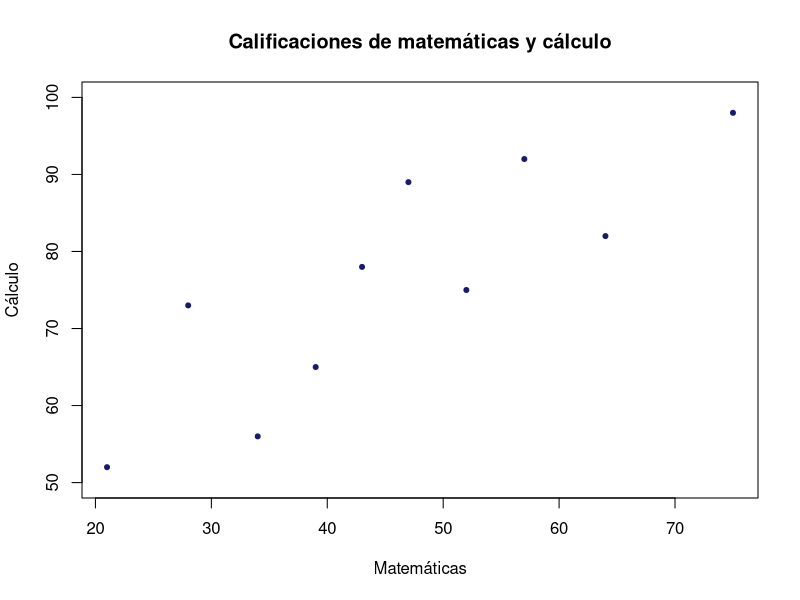
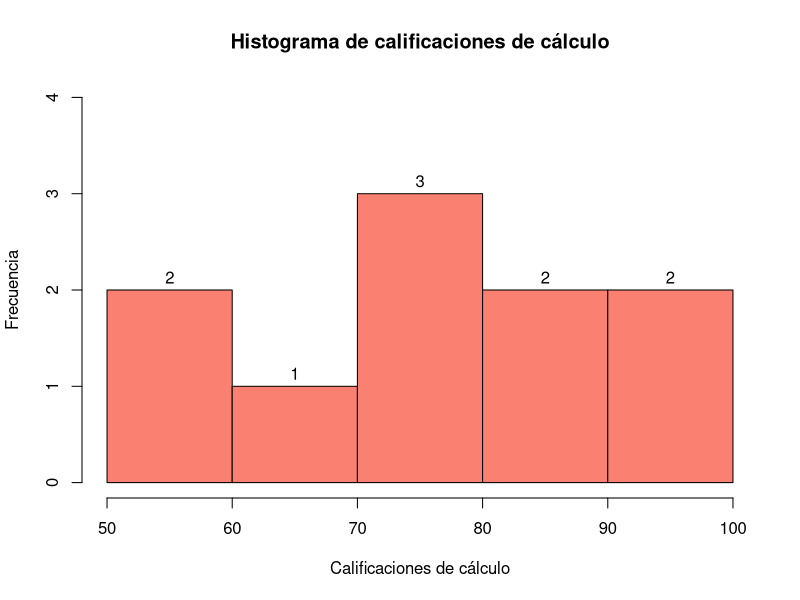
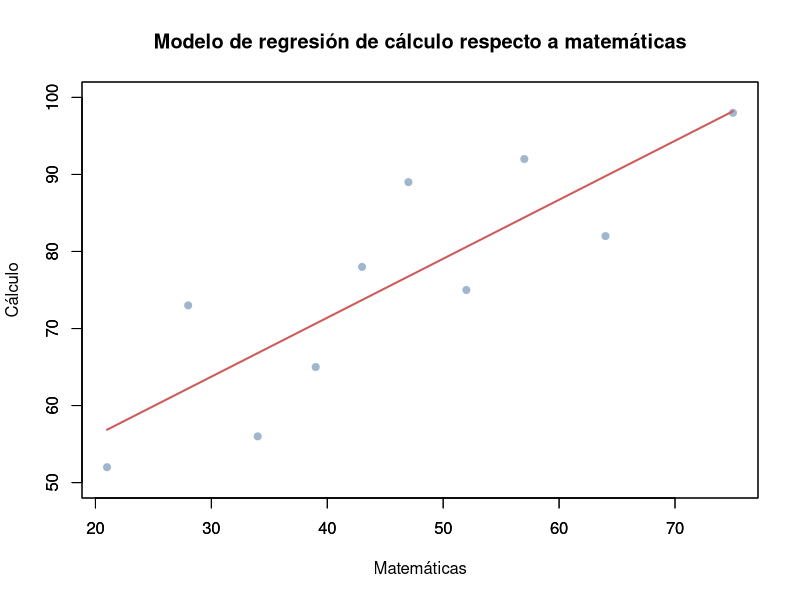
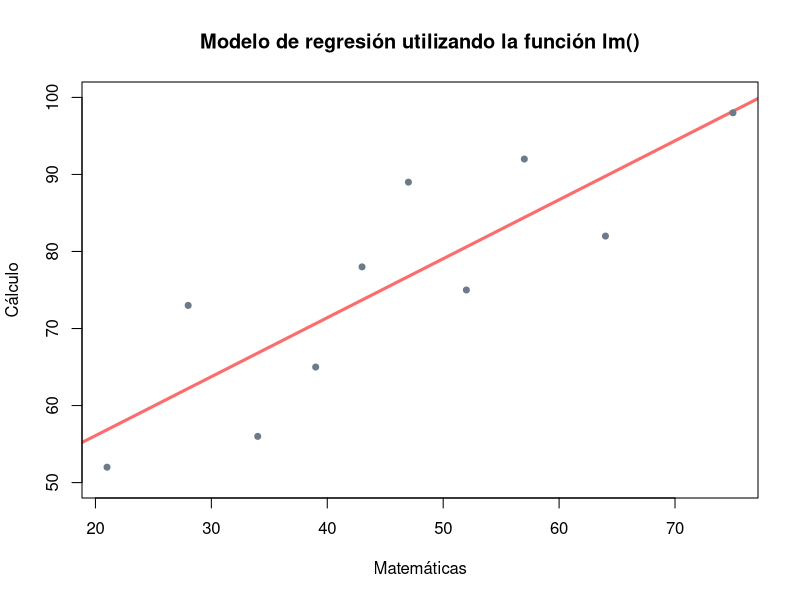
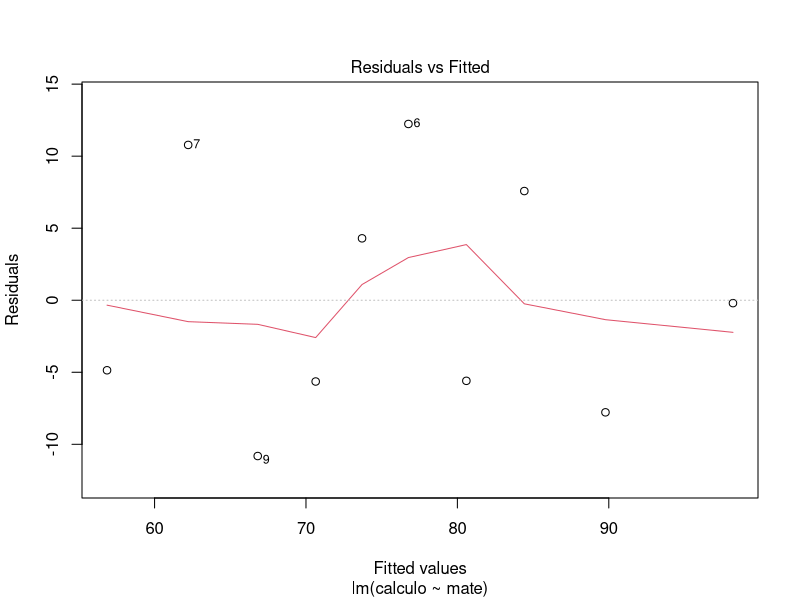
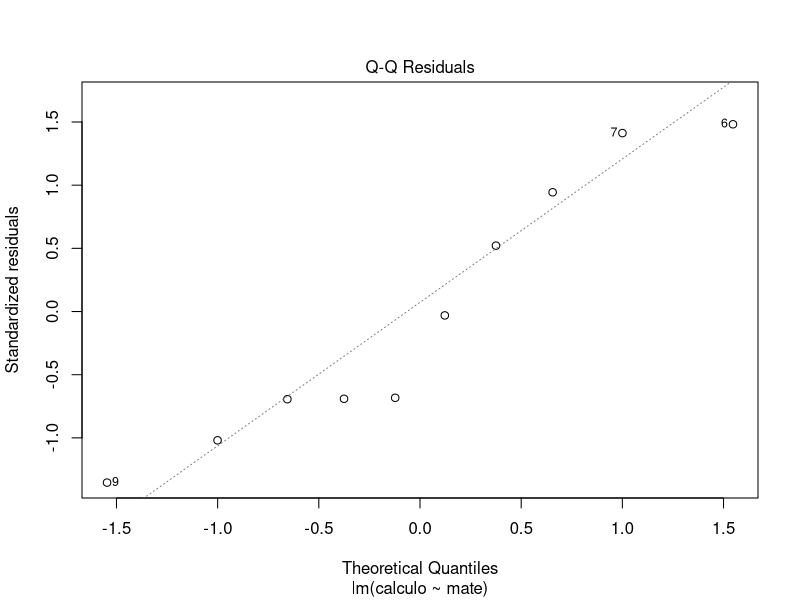
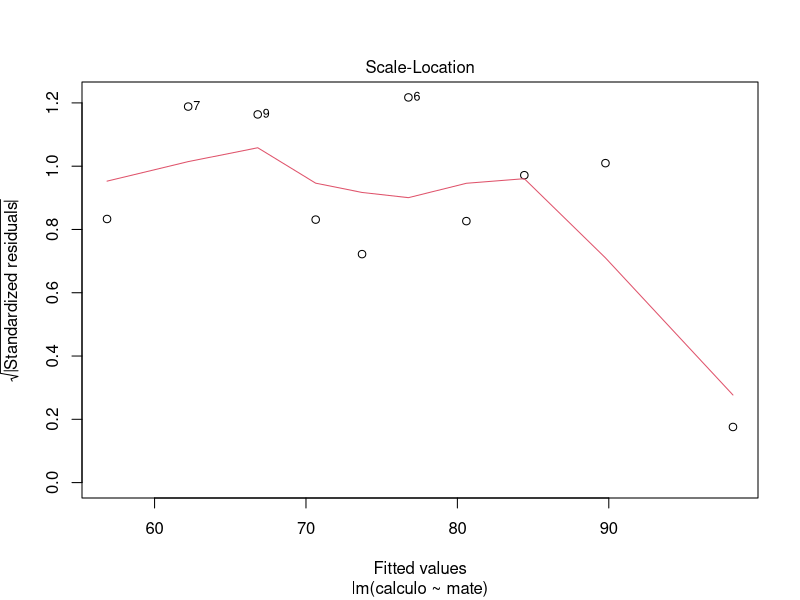
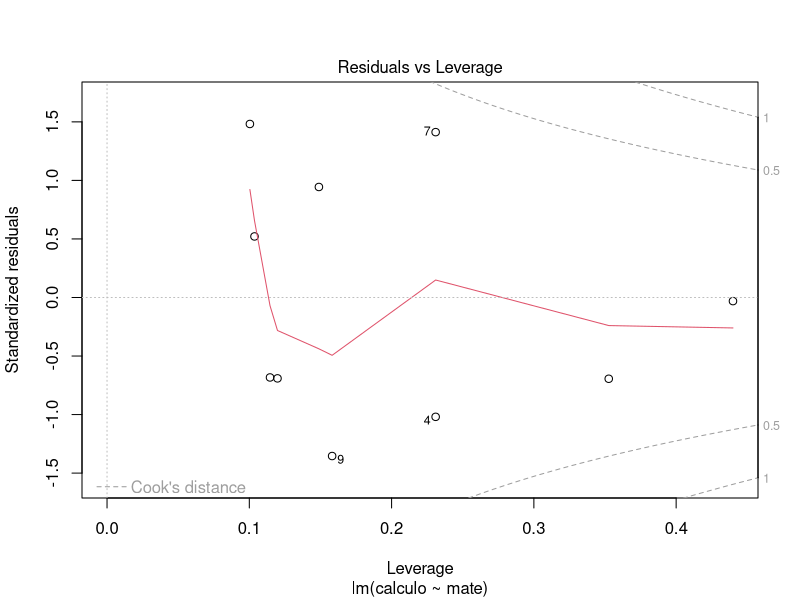

R code for these plots, in order:
## ---- chunk 1
knitr::opts_chunk$set(echo = TRUE)
## ---- chunk 2
mate <- c(39,43,21,64,57,47,28,75,34,52)
calculo <- c(65,78,52,82,92,89,73,98,56,75)

plot(mate,calculo,col='midnightblue',type="p",pch=20,
     xlab="Matemáticas",
     ylab="Cálculo",
     ylim = c(50,100),
     main='Calificaciones de matemáticas y cálculo')
## ---- chunk 3
h <- hist(calculo,
     main="Histograma de calificaciones de cálculo",
     xlab="Calificaciones de cálculo",
     ylab="Frecuencia",
     col="salmon",
     ylim = c(0,4))
text(h$mids,h$counts,labels=h$counts, adj=c(0.5, -0.5))

## ---- chunk 4
x <- mate
y <- calculo
## ---- chunk 5
xcuad <- x^2
ycuad <- y^2

n <- length(x)

xy <- x*y

xmean <- mean(x)
ymean <- mean(y)
## ---- chunk 6
SCxy <- sum(xy)-n*xmean*ymean
SCxy
SCx <- sum(xcuad)-n*(xmean)^2
SCx
SCy <- sum(ycuad)-n*(ymean)^2
SCy
## ---- chunk 7
beta1 <- SCxy/SCx
beta1
beta0 <- ymean-beta1*xmean
beta0
## ---- chunk 8
plot(mate,calculo,col='slategray3',pch=20,lwd=3,
     main='Modelo de regresión de cálculo respecto a matemáticas',ylim=c(50,100),xlab="",ylab="")
# Juntar 2 gráficos en la misma ventana (buscar como se
# hace en ggplot)
par(new=TRUE)
plot(mate, beta0+beta1*mate, type="l", col="indianred", lwd=2,ylim=c(50,100),xlab="Matemáticas",ylab="Cálculo")
## ---- chunk 9
# Función lm

model <- lm(calculo~mate)
model
# Always call summary
# Remember to check number of *s in the p value (1, 2, 3)
summary(model)
plot(mate, calculo, main="Modelo de regresión utilizando la función lm()",col='slategray4',pch=20,lwd=2,ylim=c(50,100),
     xlab="Matemáticas",ylab="Cálculo",
     abline(model, col="indianred1", lwd=3))
## ---- chunk 10
plot(model)

